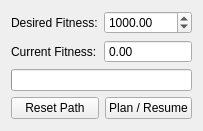
<?xml version="1.0" encoding="UTF-8"?>
<ui version="4.0">
 <class>PlanningControlWidget</class>
 <widget class="QWidget" name="PlanningControlWidget">
  <property name="geometry">
   <rect>
    <x>0</x>
    <y>0</y>
    <width>203</width>
    <height>131</height>
   </rect>
  </property>
  <property name="windowTitle">
   <string>Form</string>
  </property>
  <layout class="QVBoxLayout" name="verticalLayout">
   <item>
    <layout class="QFormLayout" name="formLayout">
     <item row="0" column="0">
      <widget class="QLabel" name="label">
       <property name="text">
        <string>Desired Fitness:</string>
       </property>
      </widget>
     </item>
     <item row="1" column="0">
      <widget class="QLabel" name="label_2">
       <property name="text">
        <string>Current Fitness:</string>
       </property>
      </widget>
     </item>
     <item row="1" column="1">
      <widget class="QDoubleSpinBox" name="currentFitnessDisplay">
       <property name="readOnly">
        <bool>true</bool>
       </property>
       <property name="buttonSymbols">
        <enum>QAbstractSpinBox::NoButtons</enum>
       </property>
       <property name="maximum">
        <double>100000.000000000000000</double>
       </property>
      </widget>
     </item>
     <item row="0" column="1">
      <widget class="QDoubleSpinBox" name="desiredFitnessSpinBox">
       <property name="maximum">
        <double>100000.000000000000000</double>
       </property>
       <property name="singleStep">
        <double>500.000000000000000</double>
       </property>
       <property name="value">
        <double>1000.000000000000000</double>
       </property>
      </widget>
     </item>
    </layout>
   </item>
   <item>
    <widget class="QProgressBar" name="planProgressBar">
     <property name="maximum">
      <number>100</number>
     </property>
     <property name="value">
      <number>-1</number>
     </property>
     <property name="textVisible">
      <bool>false</bool>
     </property>
    </widget>
   </item>
   <item>
    <layout class="QHBoxLayout" name="horizontalLayout">
     <item>
      <widget class="QPushButton" name="resetButton">
       <property name="text">
        <string>Reset Path</string>
       </property>
       <property name="icon">
        <iconset resource="../resources.qrc">
         <normaloff>:/icons/16x16/crystal_project/16x16/actions/reload.png</normaloff>:/icons/16x16/crystal_project/16x16/actions/reload.png</iconset>
       </property>
      </widget>
     </item>
     <item>
      <widget class="QPushButton" name="planResumeButton">
       <property name="text">
        <string>Plan / Resume</string>
       </property>
       <property name="icon">
        <iconset resource="../resources.qrc">
         <normaloff>:/icons/16x16/crystal_project/16x16/actions/run.png</normaloff>:/icons/16x16/crystal_project/16x16/actions/run.png</iconset>
       </property>
      </widget>
     </item>
    </layout>
   </item>
   <item>
    <spacer name="verticalSpacer">
     <property name="orientation">
      <enum>Qt::Vertical</enum>
     </property>
     <property name="sizeHint" stdset="0">
      <size>
       <width>20</width>
       <height>40</height>
      </size>
     </property>
    </spacer>
   </item>
  </layout>
 </widget>
 <resources>
  <include location="../resources.qrc"/>
 </resources>
 <connections/>
</ui>
